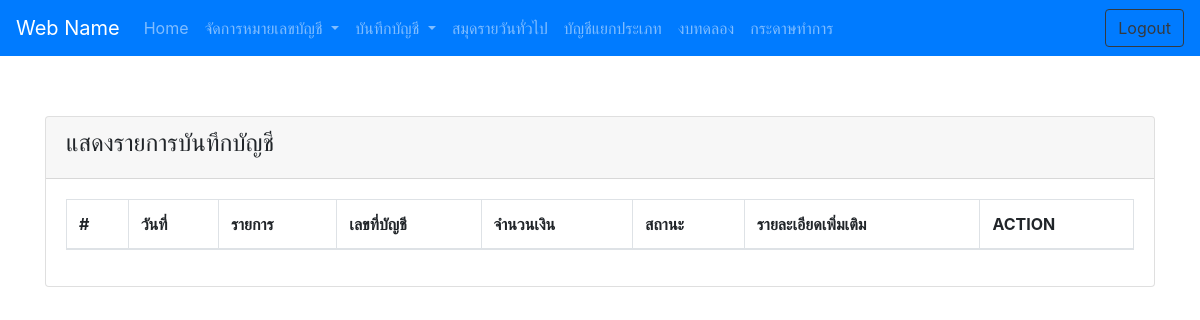
Before: /?menu=acc-book-show-edit with the older database file.
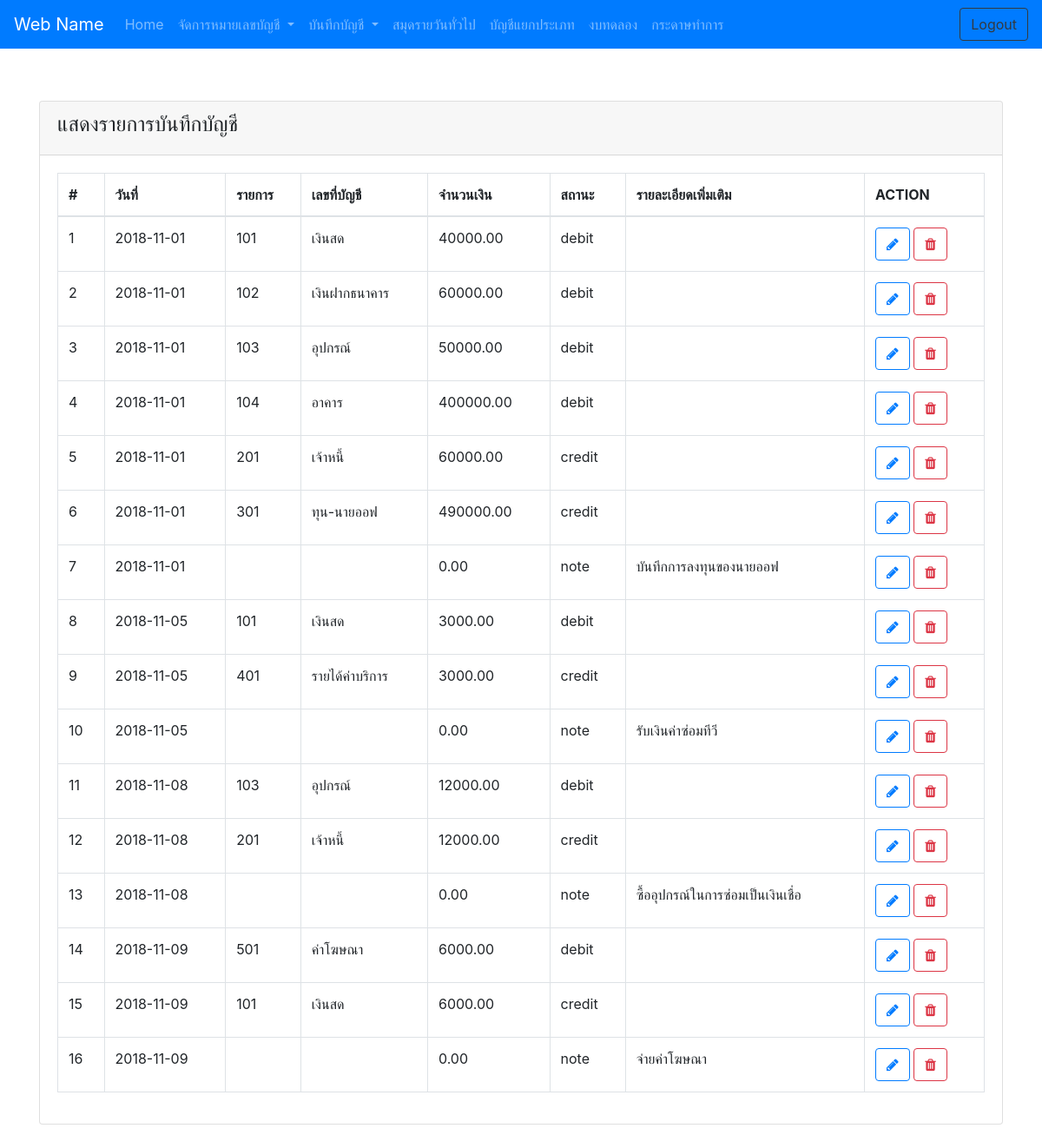
After: the same page with the newer database file.
### tables this page shows
CREATE TABLE `tb_account_book` (
  `id` int(11) NOT NULL,
  `date` date NOT NULL,
  `detail` varchar(255) DEFAULT NULL,
  `id_acc` int(11) DEFAULT NULL,
  `cost` decimal(9,2) DEFAULT NULL,
  `status` enum('debit','credit','note') NOT NULL
);

CREATE TABLE `tb_account_number` (
  `id` int(11) NOT NULL,
  `acc_number` int(11) NOT NULL,
  `acc_title` varchar(255) NOT NULL
);

### acc-book-show-edit.php (the view)
<div class="container">
<div class="row">
    <div class="col-md-12">
        <div class="card">
            <div class="card-header">
                <h4>แสดงรายการบันทึกบัญชี</h4>
            </div>
            <div class="card-body">
                <table id="dataTable" class="table table-bordered table-hover" >
                    <thead>
                        <tr>
                            <th>#</th>
                            <th>วันที่</th>
                            <th>รายการ</th>
                            <th>เลขที่บัญชี</th>
                            <th>จำนวนเงิน</th>
                            <th>สถานะ</th>
                            <th>รายละเอียดเพิ่มเติม</th>
                            <th>ACTION</th>
                        </tr>
                    </thead>
                    <tbody>
                        <?php
                        $sql = "SELECT * FROM tb_account_book ORDER BY id ASC";
                        $queryBook = mysqli_query($conn, $sql);
                        $index = 1;
                        while($rowBook = mysqli_fetch_array($queryBook)){
                            $id_acc = $rowBook['id_acc'];
                            $sql = "SELECT * FROM tb_account_number
                                        WHERE id = '$id_acc' ";
                            $queryAccNum = mysqli_query($conn, $sql);
                            $rowAccNum = mysqli_fetch_array($queryAccNum);
                        ?>
                        <tr>
                            <td> <?=$index?> </td>
                            <td><?=$rowBook['date']?></td>
                            <td> <?=$rowAccNum['acc_number']?> </td>
                            <td> <?=$rowAccNum['acc_title']?></td>
                            <td><?=$rowBook['cost']?> </td>
                            <td><?=$rowBook['status'];?></td>
                            <td><?=$rowBook['detail']?> </td>
                            <td>
                                <a href="?menu=acc-book-show-editForm&id=<?=$rowAccNum['id']?>" class="btn btn-outline-primary">
                                    <i class="fa fa-pencil"></i>
                                </a>
                                <a href="?menu=acc-book-delDB&id=<?=$rowBook['id']?>" class="btn btn-outline-danger" onclick="return confirm('ยืนยันการลบ')">
                                    <i class="fa fa-trash"></i>
                                </a>
                            </td>
                        </tr>
                        <?php
                            $index++;
                        }
                        ?>
                    </tbody>
                </table>
            </div>
        </div>
    </div>
</div>
</div>

Changed rows visible on the page:
added tb_account_book: date "2018-11-01", tb_account_number.acc_number "101", tb_account_number.acc_title "เงินสด", cost "40000.00", status "debit"
added tb_account_book: date "2018-11-01", tb_account_number.acc_number "102", tb_account_number.acc_title "เงินฝากธนาคาร", cost "60000.00", status "debit"
added tb_account_book: date "2018-11-01", tb_account_number.acc_number "103", tb_account_number.acc_title "อุปกรณ์", cost "50000.00", status "debit"
added tb_account_book: date "2018-11-01", tb_account_number.acc_number "104", tb_account_number.acc_title "อาคาร", cost "400000.00", status "debit"
added tb_account_book: date "2018-11-01", tb_account_number.acc_number "201", tb_account_number.acc_title "เจ้าหนี้", cost "60000.00", status "credit"
added tb_account_book: date "2018-11-01", tb_account_number.acc_number "301", tb_account_number.acc_title "ทุน-นายออฟ", cost "490000.00", status "credit"
added tb_account_book: date "2018-11-01", cost "0.00", status "note", detail "บันทึกการลงทุนของนายออฟ"
added tb_account_book: date "2018-11-05", tb_account_number.acc_number "101", tb_account_number.acc_title "เงินสด", cost "3000.00", status "debit"
added tb_account_book: date "2018-11-05", tb_account_number.acc_number "401", tb_account_number.acc_title "รายได้ค่าบริการ", cost "3000.00", status "credit"
added tb_account_book: date "2018-11-05", cost "0.00", status "note", detail "รับเงินค่าซ่อมทีวี"
added tb_account_book: date "2018-11-08", tb_account_number.acc_number "103", tb_account_number.acc_title "อุปกรณ์", cost "12000.00", status "debit"
added tb_account_book: date "2018-11-08", tb_account_number.acc_number "201", tb_account_number.acc_title "เจ้าหนี้", cost "12000.00", status "credit"
added tb_account_book: date "2018-11-08", cost "0.00", status "note", detail "ซื้ออุปกรณ์ในการซ่อมเป็นเงินเชื่อ"
added tb_account_book: date "2018-11-09", tb_account_number.acc_number "501", tb_account_number.acc_title "ค่าโฆษณา", cost "6000.00", status "debit"
added tb_account_book: date "2018-11-09", tb_account_number.acc_number "101", tb_account_number.acc_title "เงินสด", cost "6000.00", status "credit"
added tb_account_book: date "2018-11-09", cost "0.00", status "note", detail "จ่ายค่าโฆษณา"
